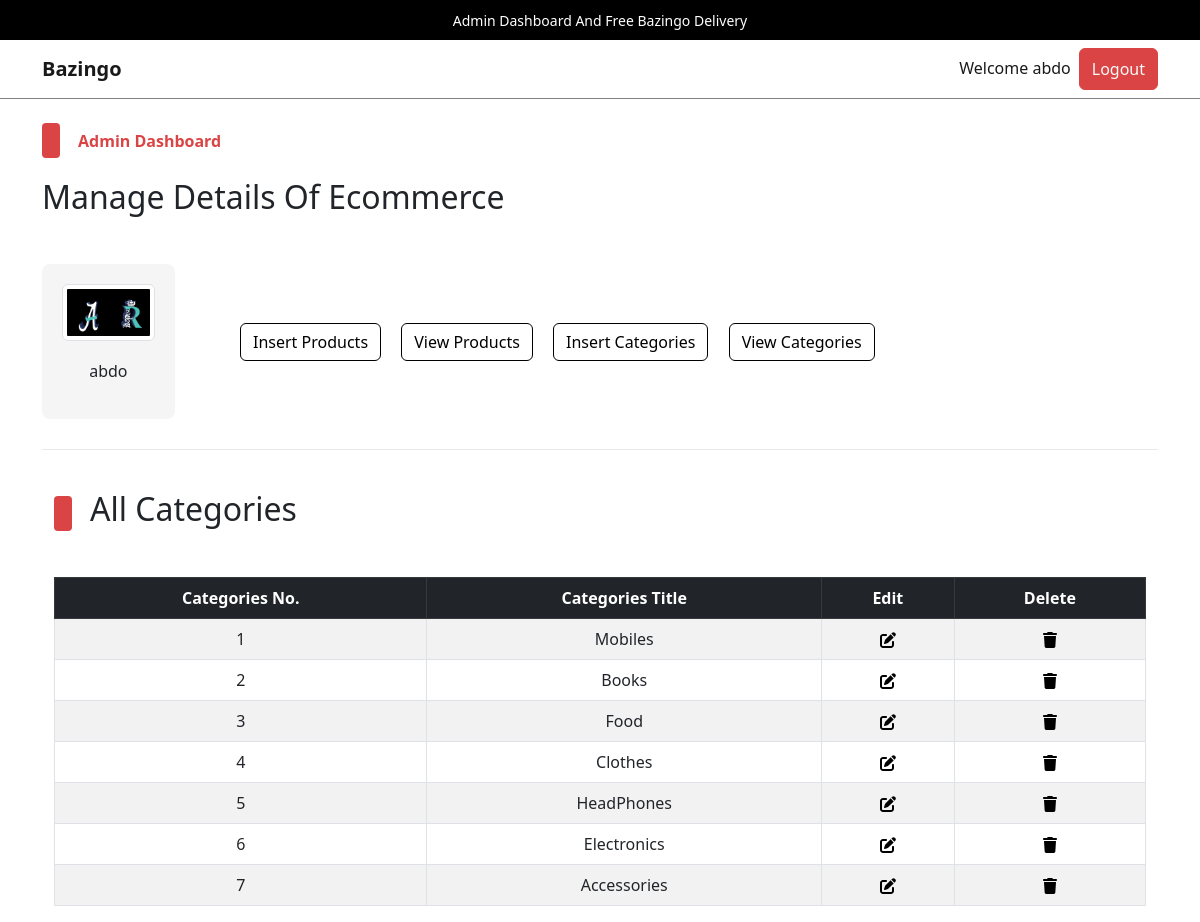
Page /admin/index.php?view_categories (signed in) on the committed database.
### tables this page shows
CREATE TABLE `admin_table` (
  `admin_id` int(11) NOT NULL,
  `admin_name` varchar(100) NOT NULL,
  `admin_email` varchar(200) NOT NULL,
  `admin_image` varchar(255) NOT NULL,
  `admin_password` varchar(255) NOT NULL
);

CREATE TABLE `categories` (
  `category_id` int(11) NOT NULL,
  `category_title` varchar(100) NOT NULL
);

### admin/view_categories.php (the view, shortened to what this page needs)
<!DOCTYPE html>
<html lang="en">
<head>
</head>
<body>
    <div class="container">
        <div class="categ-header">
            <div class="sub-title">
                <span class="shape"></span>
                <h2>All Categories</h2>
            </div>
        </div>
        <div class="table-data">
            <table class="table table-bordered table-hover table-striped text-center">
                <thead class="table-dark">
                    <tr>
                        <th>Categories No.</th>
                        <th>Categories Title</th>
                        <th>Edit</th>
                        <th>Delete</th>
                    </tr>
                </thead>
                <tbody>
                    <?php
                        $get_category_query = "SELECT * FROM `categories`";
                        $get_category_result = mysqli_query($con,$get_category_query);
                        $id_number = 1;
                        while($row_fetch_categories = mysqli_fetch_array($get_category_result)){
                            $category_id = $row_fetch_categories['category_id'];
                            $category_title = $row_fetch_categories['category_title'];
                            echo "
                            <tr>
                            <td>$id_number</td>
                            <td>$category_title</td>
                            <td>
                                <a href='index.php?edit_category=$category_id'>
                                </a>
                            </td>
                            <td>
                                <a href='index.php?delete_category=$category_id' data-bs-toggle='modal' data-bs-target='#deleteModal_$category_id'>
                                </a>
                                <div class='modal fade' id='deleteModal_$category_id' tabindex='-1' aria-labelledby='deleteModal_$category_id.Label' aria-hidden='true'>
                                                            <a class='text-light' href='index.php?delete_category=$category_id'>
                                                                Delete $category_title
                                                            </a>
                                </div>
                            </td>
                        </tr>
                            ";
                            $id_number++;
                        }
                    ?>
                </tbody>
            </table>
        </div>
    </div>
</body>
</html>

### admin/index.php (shortened to what this page needs)
<?php
    include('../includes/connect.php');
    if(isset($_SESSION['admin_username'])){
        $admin_name = $_SESSION['admin_username'];
        $get_admin_data = "SELECT * FROM `admin_table` WHERE admin_name = '$admin_name'";
        $get_admin_result = mysqli_query($con,$get_admin_data);
        $row_fetch_admin_data = mysqli_fetch_array($get_admin_result);
        $admin_name = $row_fetch_admin_data['admin_name'];
        $admin_image = $row_fetch_admin_data['admin_image'];
    }else{
        echo "<script>window.open('./admin_login.php','_self');</script>";
    }
?>
<!DOCTYPE html>
<html lang="en">
<head>
    <link rel="stylesheet" href="../assets/css/bootstrap.css" />
    <link rel="stylesheet" href="../assets/css/main.css" />
</head>
<body>
    <div class="upper-nav primary-bg p-2 px-3 text-center text-break">
        <span>Admin Dashboard And Free Bazingo Delivery</span>
    </div>
    <nav class="navbar navbar-expand-lg navbar-light bg-light">
        <div class="container">
            <a class="navbar-brand fw-bold" href="#">Bazingo</a>
            <div class="collapse navbar-collapse" id="navbarSupportedContentad">
                <ul class="navbar-nav ms-auto mb-2 mb-lg-0">
                    <li class="nav-item">
                        <a class="nav-link active" aria-current="page" href="#">Welcome <?php echo $admin_name;?></a>
                    </li>
                    <li class="nav-item">
                    <button class="btn btn-primary p-0 px-1">
                            <a href="./admin_logout.php" class="nav-link text-light">Logout</a>
                        </button>
                    </li>
                </ul>
            </div>
        </div>
    </nav>
    <div class="control">
        <div class="container pt-4 pb-0">
            <div class="categ-header">
                <div class="sub-title">
                    <span class="shape"></span>
                    <span class="title">Admin Dashboard</span>
                </div>
                <h2>Manage Details Of Ecommerce</h2>
            </div>
            <div class="row align-items-center">
                <div class="col-md-2">
                    <div class="admin-image">
                        <a href="./index.php"><img src="./admin_images/<?php echo $admin_image;?>" class="img-thumbnail" alt="Admin Photo"></a>
                        <p><?php echo $admin_name;?></p>
                    </div>
                </div>
                <div class="col-md-10">
                    <div class="buttons">
                        <button class="btn btn-outline-primary m-2">
                            <a href="./insert_product.php" class="nav-link">Insert Products</a>
                        </button>
                        <button class="btn btn-outline-primary m-2">
                            <a href="index.php?view_products" class="nav-link">View Products</a>
                        </button>
                        <button class="btn btn-outline-primary m-2">
                            <a href="index.php?insert_category" class="nav-link">Insert Categories</a>
                        </button>
                        <button class="btn btn-outline-primary m-2">
                            <a href="index.php?view_categories" class="nav-link">View Categories</a>
                        </button>
                    </div>
                </div>
            </div>
        </div>
    </div>
    <div class="container">
        <div class="divider"></div>
    </div>
    <div class="change-page">
        <div class="container">
            <?php
            if(isset($_GET['view_categories'])){
                include('./view_categories.php');
            }
            ?>
        </div>
    </div>
</body>
</html>

### assets/css/main.css (style rules this page uses)
* { -webkit-box-sizing: border-box; -moz-box-sizing: border-box; box-sizing: border-box; margin: 0; padding: 0; }
html { scroll-behavior: smooth; }
a { text-decoration: none; color: #000000; cursor: pointer; }
button, input[type="submit"] { cursor: pointer; }
ul { list-style: none; }
.primary-bg { background-color: #000; }
.divider { background-color: #eaeaea; height: 1.5px; width: 100%; margin-top: 30px; margin-bottom: 40px; }
.container .categ-header { display: flex; flex-direction: column; gap: 20px; margin-bottom: 40px; }
.container .categ-header .sub-title { display: flex; flex-direction: row; gap: 18px; align-items: center; }
.container .categ-header .sub-title span:nth-of-type(1) { width: 18px; height: 35px; background-color: #DB4444; border-radius: 4px; -webkit-border-radius: 4px; -moz-border-radius: 4px; -ms-border-radius: 4px; -o-border-radius: 4px; }
.shape { display: inline-block; width: 18px; height: 35px; background-color: #DB4444; border-radius: 4px; -webkit-border-radius: 4px; -moz-border-radius: 4px; -ms-border-radius: 4px; -o-border-radius: 4px; }
.container .categ-header .sub-title span:nth-of-type(2) { color: #DB4444; font-weight: bold; }
.upper-nav span { color: #ffffff; font-size: 14px; }
.bg-light { background-color: #ffffff !important; border-bottom: 1px solid #7D8184; }
.control .container .row .admin-image { width: 80%; background-color: #F5F5F5; padding: 20px; display: flex; flex-direction: column; gap:18px; align-items: center; border-radius: 8px; -webkit-border-radius: 8px; -moz-border-radius: 8px; -ms-border-radius: 8px; -o-border-radius: 8px; }
.control .container .row .admin-image img { width: 100%; }
.control .container .row .buttons a.nav-link { transition: 0s; -webkit-transition: 0s; -moz-transition: 0s; -ms-transition: 0s; -o-transition: 0s; }
td { vertical-align: middle; }

### rows in the picture
admin_table: admin_name "abdo", admin_image (picture)
categories: category_title "Mobiles"
categories: category_title "Books"
categories: category_title "Food"
categories: category_title "Clothes"
categories: category_title "HeadPhones"
categories: category_title "Electronics"
categories: category_title "Accessories"
